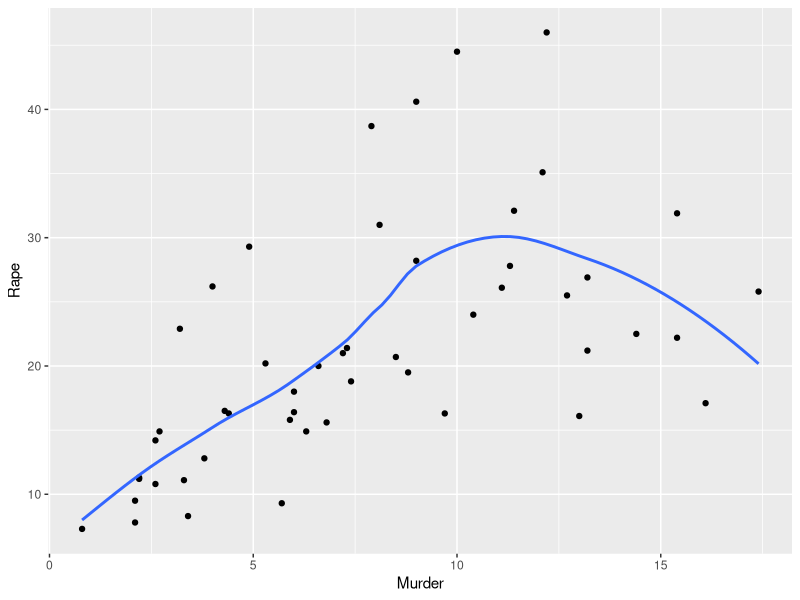
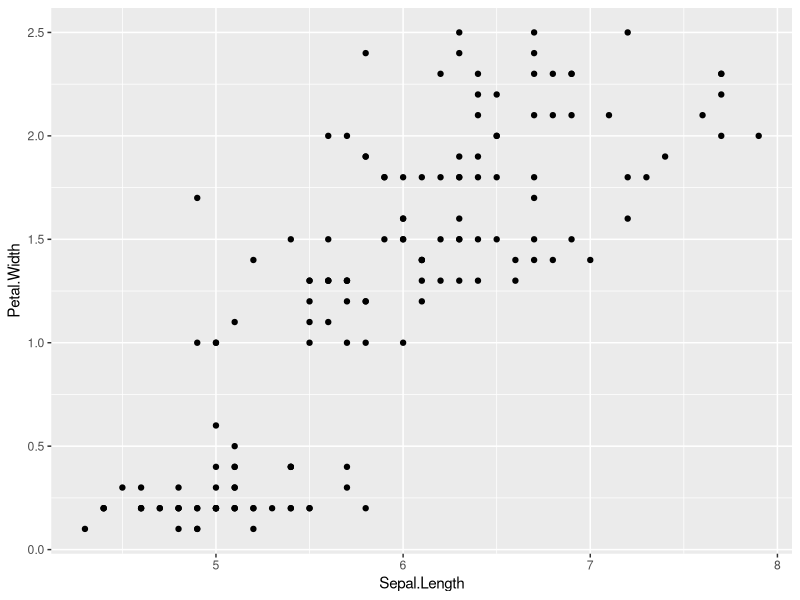
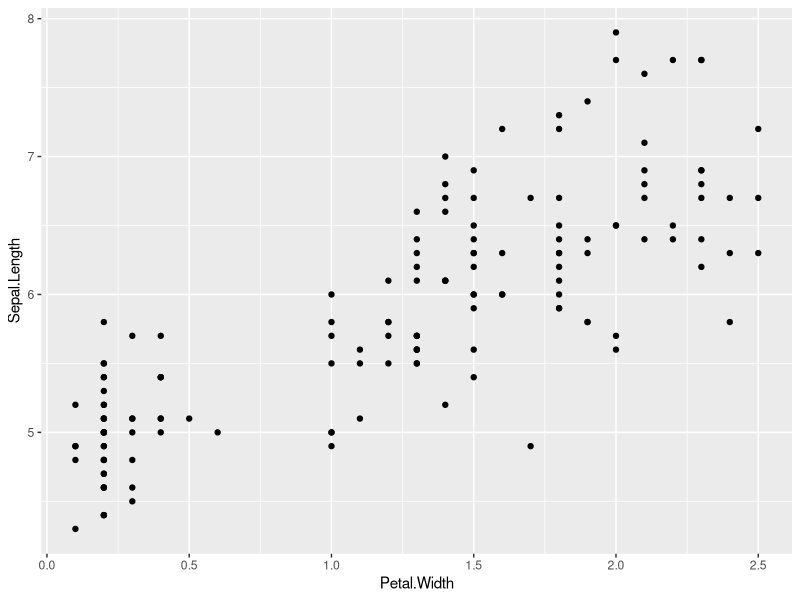

Write R code to recreate these figures, in order.
#23-1127 mon

#
library(tidyverse)

#
?USArrests

ggplot(data = USArrests, 
       aes(x = Murder, 
           y = Rape)) +
  geom_point() + 
  geom_smooth(se = F)

iris[,1:4] |> 
  ggplot(aes(x = Sepal.Length, 
             y = Petal.Width)) +
  geom_point()

iris[,1:4] |> 
  ggplot(aes(x = Petal.Width, 
             y = Sepal.Length)) +
  geom_point()
